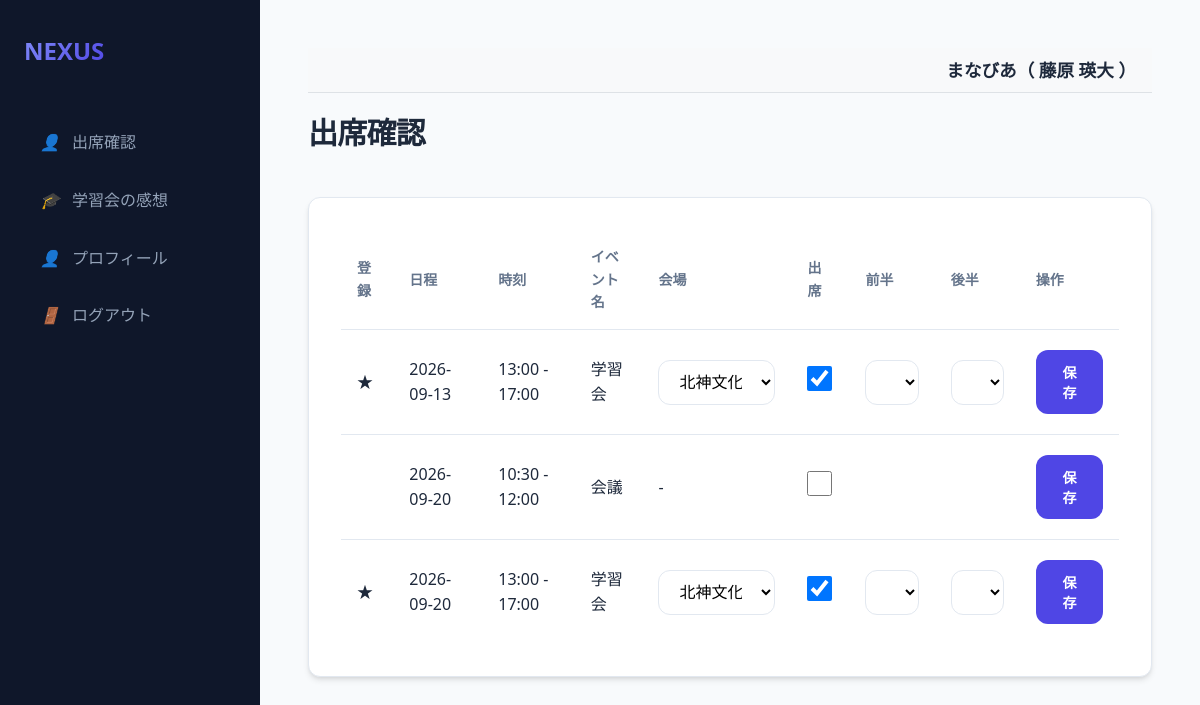
The page /teacher/dashboard (signed in) on the database as committed earlier.
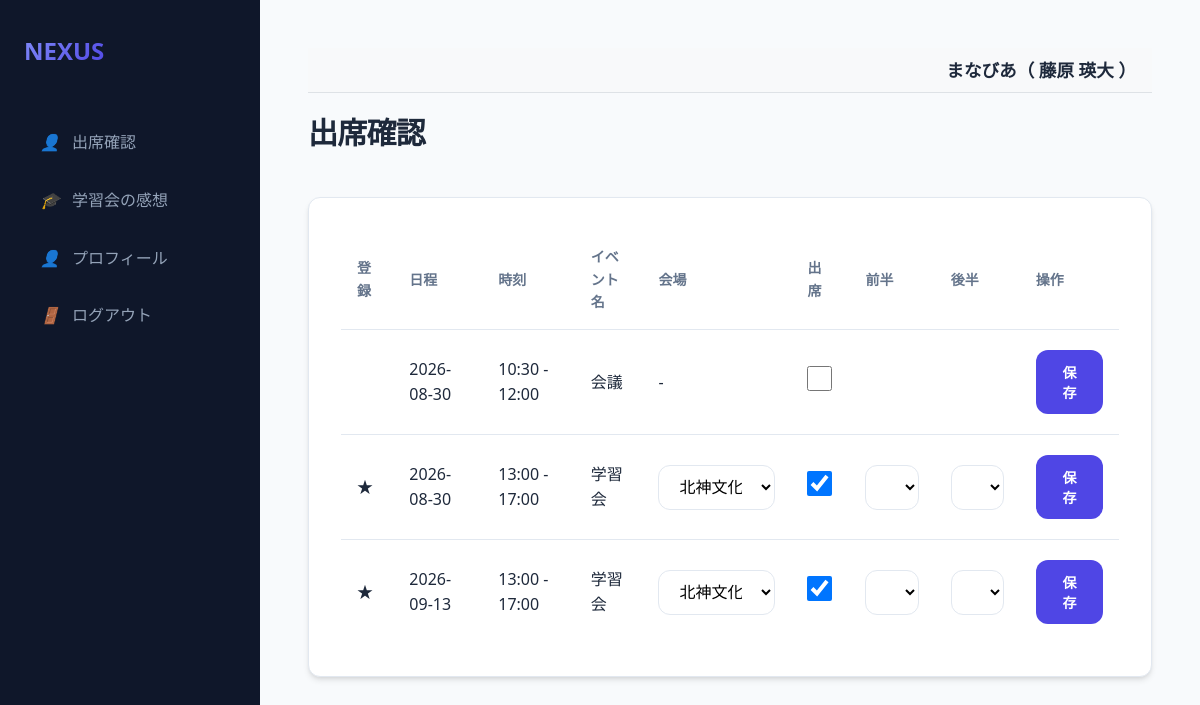
The same page on the database as committed later.
### models.py (models this page shows)
class Event(db.Model):
    id = db.Column(db.Integer, primary_key=True)
    date = db.Column(db.DateTime, nullable=False)
    name = db.Column(db.String(100), nullable=False)
    organization_id = db.Column(db.Integer, db.ForeignKey('organization.id'), nullable=False)
    organization = db.relationship('Organization')
    venues = db.relationship('Venue', secondary=event_venue, backref='events')
    teacher_start = db.Column(db.String(5), nullable=False)
    teacher_end = db.Column(db.String(5), nullable=False)
    student_start = db.Column(db.String(5), nullable=False)
    student_end = db.Column(db.String(5), nullable=False)
    publish_to = db.Column(db.String(20), default='両方')
    status = db.Column(db.String(20), default='公開前')

class EventAttendance(db.Model):
    id = db.Column(db.Integer, primary_key=True)
    event_id = db.Column(db.Integer, db.ForeignKey('event.id'), nullable=False)
    user_id = db.Column(db.Integer, db.ForeignKey('user.id'), nullable=False)
    venue_id = db.Column(db.Integer, db.ForeignKey('venue.id'), nullable=True) # マッチング時に必要
    attend = db.Column(db.Boolean, default=False)
    subject1 = db.Column(db.String(20))
    subject2 = db.Column(db.String(20))
    achievement = db.Column(db.Integer) # 1-4
    compatibility = db.Column(db.Integer) # 1-4
    updated_by = db.Column(db.String(10)) # 'user' or 'admin'

### app.py (the view)
@app.route('/teacher/dashboard', methods=['GET'])
@login_required
def teacher_dashboard():
    user = User.query.get(session['user_id'])
    org_id = user.organization_id
    events = Event.query.filter(Event.organization_id == org_id,
                                Event.status.in_(['実施前', '実施']),
                                Event.publish_to.in_(['両方', '講師'])).order_by(Event.date).all()
    venues = Venue.query.filter_by(organization_id=org_id).all()
    all_attendances = {a.event_id: a for a in EventAttendance.query.filter_by(user_id=session['user_id']).all()}
    return render_template('teacher_dashboard.html', events=events, venues=venues, all_attendances=all_attendances)

### app.py (called while the page is built)
def login_required(f):
    @wraps(f)
    def decorated_function(*args, **kwargs):
        if 'user_id' not in session:
            return redirect(url_for('login'))
        return f(*args, **kwargs)
    return decorated_function

@app.context_processor
def inject_user():
    user = None
    if 'user_id' in session:
        user = User.query.get(session['user_id'])
    return dict(current_user=user)

### templates/teacher_dashboard.html (shortened to what this page needs)
{% extends "base.html" %}
{% block content %}
<div class="header">
    <h1>出席確認</h1>
</div>
<div class="card">
    <div class="table-container">
        <table>
            <thead>
                <tr>
                    <th>登録</th>
                    <th>日程</th>
                    <th>時刻</th>
                    <th>イベント名</th>
                    <th>会場</th>
                    <th>出席</th>
                    <th>前半</th>
                    <th>後半</th>
                    <th>操作</th>
                </tr>
            </thead>
            <tbody>
                {% for event in events %}
                {% set att = all_attendances.get(event.id) %}
                {% set is_study = (event.name == '学習会') %}
                <tr>
                    <td>
                        {% if att %}
                            {% if att.updated_by == 'user' %}★
                            {% elif att.updated_by == 'admin' %}☆
                            {% endif %}
                        {% endif %}
                    </td>
                    <td>{{ event.date.strftime('%Y-%m-%d') }}</td>
                    <td>{{ event.teacher_start }} - {{ event.teacher_end }}</td>
                    <td>{{ event.name }}</td>
                    <td>
                    {% if is_study %}
                    <select name="venue_id" id="venue_{{event.id}}" form="form_{{event.id}}">
                        {% for venue in venues %}
                        <option value="{{ venue.id }}" {{ 'selected' if att and att.venue_id == venue.id }}>{{ venue.name }}</option>
                        {% endfor %}
                    </select>
                    {% else %}
                    -
                    {% endif %}
                    </td>
                    <td>
                        <input type="checkbox" name="attend" value="true" form="form_{{event.id}}" class="large-checkbox attend-checkbox" data-event-id="{{event.id}}"
                               {{ 'checked' if att and att.attend }}>
                    </td>
                    <td>
                        {% if is_study %}
                        <select name="subject1" id="sub1_{{event.id}}" form="form_{{event.id}}" class="subject-select" {{ 'disabled' if not (att and att.attend) }}>
                            <option value="出席" {{ 'selected' if (att.subject1 if att else '欠席') == '出席' }}>出席</option>
                        </select>
                        {% else %}
                        &nbsp;
                        {% endif %}
                    </td>
                    <td>
                        {% if is_study %}
                        <select name="subject2" id="sub2_{{event.id}}" form="form_{{event.id}}" class="subject-select" {{ 'disabled' if not (att and att.attend) }}>
                            <option value="出席" {{ 'selected' if (att.subject2 if att else '欠席') == '出席' }}>出席</option>
                        </select>
                        {% else %}
                        &nbsp;
                        {% endif %}
                    </td>
                    <td>
                        <button type="submit" form="form_{{event.id}}" class="btn btn-primary">保存</button>
                    </td>
                </tr>
                {% endfor %}
            </tbody>
        </table>
    </div>
</div>
{% endblock %}

Rows that differ between the two databases and show on the page:
changed Event "会議": date "2026-09-20" → "2026-08-30"
changed Event (number 2 of 3 on the later page): date "2026-09-20" → "2026-08-30"
changed Event (number 3 of 3 on the later page): moves down the list
